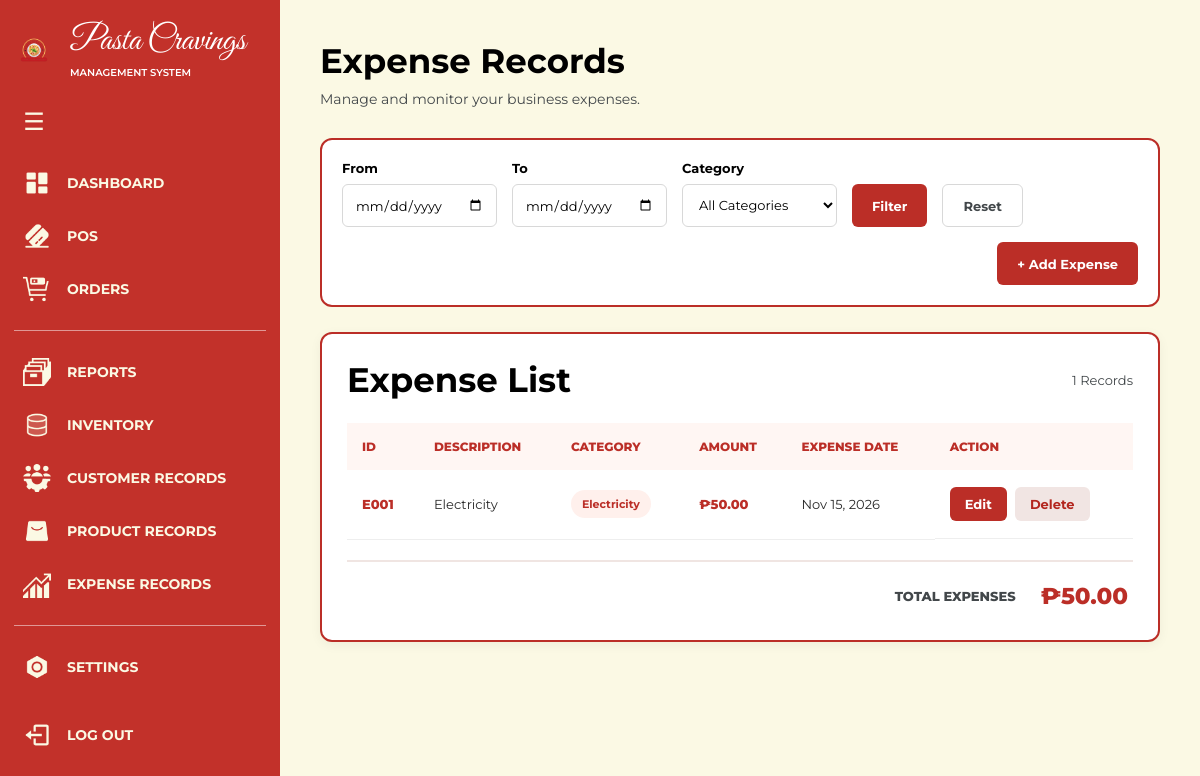
Screenshot of /expenses/ (signed in) with the database file from the repository.
### apps/expenses/models.py (models this page shows, shortened)
class Expense(models.Model):
    class Category(models.TextChoices):
        INGREDIENTS = "Ingredients", "Ingredients"
        PACKAGING = "Packaging", "Packaging"
        ELECTRICITY = "Electricity", "Electricity"
        DRINKS = "Drinks", "Drinks"
        OTHER = "Other", "Other"
    description = models.CharField(max_length=200)
    category = models.CharField(
        max_length=30,
        choices=Category.choices,
        default=Category.OTHER,
    )
    amount = models.DecimalField(
        max_digits=10,
        decimal_places=2,
    )
    expense_date = models.DateField(default=timezone.localdate)
    created_at = models.DateTimeField(auto_now_add=True)
    class Meta:
        ordering = ["-expense_date", "-id"]

### apps/expenses/views.py (the view)
# urls.py: path("", views.expenses_view, name="expenses"),
@admin_required
def expenses_view(request):
    show_modal = False
    editing_expense = None
    if request.method == "POST":
        expense_id = request.POST.get("expense_id")
        action = request.POST.get("action", "save")
        if action == "delete" and expense_id:
            expense = get_object_or_404(Expense, pk=expense_id)
            expense.delete()
            return redirect("expenses:expenses")
        if expense_id:
            editing_expense = get_object_or_404(
                Expense,
                pk=expense_id
            )
        form = ExpenseForm(
            request.POST,
            instance=editing_expense
        )
        if form.is_valid():
            form.save()
            return redirect("expenses:expenses")
        show_modal = True
    else:
        form = ExpenseForm()
    expenses = Expense.objects.all()
    date_from = request.GET.get("from", "")
    date_to = request.GET.get("to", "")
    if date_from:
        parsed_from = parse_date(date_from)
        if parsed_from:
            expenses = expenses.filter(
                expense_date__gte=parsed_from
            )
    if date_to:
        parsed_to = parse_date(date_to)
        if parsed_to:
            expenses = expenses.filter(
                expense_date__lte=parsed_to
            )
    selected_category = request.GET.get("category", "All")
    if selected_category != "All":
        expenses = expenses.filter(
            category=selected_category
        )
    total_expenses = expenses.aggregate(
        total=Sum("amount")
    )["total"] or 0
    context = {
        "expenses": expenses,
        "total_expenses": total_expenses,
        "date_from": date_from,
        "date_to": date_to,
        "selected_category": selected_category,
        "categories": Expense.Category.choices,
        "form": form,
        "show_modal": show_modal,
        "editing_expense": editing_expense,
    }
    return render(request, "expenses.html", context)

### apps/expenses/forms.py (shortened to what this page needs)
class ExpenseForm(forms.ModelForm):
    class Meta:
        model = Expense
        fields = [
            "description",
            "category",
            "amount",
            "expense_date",
        ]
        widgets = {
            "description": forms.TextInput(attrs={
                "placeholder": "Enter expense description",
            }),
            "category": forms.Select(),
            "amount": forms.NumberInput(attrs={
                "placeholder": "0.00",
                "min": "0.01",
                "step": "0.01",
            }),
            "expense_date": forms.DateInput(attrs={
                "type": "date",
            }),
        }

### apps/accounts/views.py (called while the page is built)
def admin_required(view_func):
    return user_passes_test(
        lambda user: user.is_superuser,
        login_url="pos:pos"
    )(view_func)

### templates/expenses.html (shortened to what this page needs)
{% extends "base.html" %}
{% load static %}
{% block extra_css %}
<link rel="stylesheet" href="{% static 'css/expenses.css' %}">
{% endblock %}
{% block navbar %}
{% include "components/navbar_database.html" %}
{% endblock %}
{% block content %}
<main class="expenses-page">
    <header class="expenses-header">
        <h1>Expense Records</h1>
        <p>Manage and monitor your business expenses.</p>
    </header>
    <form method="GET" class="expense-filters">
        <div class="filter-group">
            <label for="dateFrom">From</label>
            <input type="date" id="dateFrom" name="from" value="{{ date_from }}">
        </div>
        <div class="filter-group">
            <label for="dateTo">To</label>
            <input type="date" id="dateTo" name="to" value="{{ date_to }}">
        </div>
        <div class="filter-group">
            <label for="categoryFilter">Category</label>
            <select name="category" id="categoryFilter">
                <option value="All">All Categories</option>
            </select>
        </div>
        <button type="submit" class="filter-button">Filter</button>
        <a href="{% url 'expenses:expenses' %}" class="reset-button">Reset</a>
        <button type="button" class="add-expense-button" id="addExpenseButton">
            + Add Expense
        </button>
    </form>
    <section class="records-panel">
        <div class="records-heading">
            <h2>Expense List</h2>
            <span>{{ expenses|length }} Records</span>
        </div>
        <div class="table-container">
            <table>
                <thead>
                    <tr>
                        <th>ID</th>
                        <th>Description</th>
                        <th>Category</th>
                        <th>Amount</th>
                        <th>Expense Date</th>
                        <th>Action</th>
                    </tr>
                </thead>
                <tbody>
                    {% for expense in expenses %}
                    <tr>
                        <td class="expense-id">E{{ expense.id|stringformat:"03d" }}</td>
                        <td>{{ expense.description }}</td>
                        <td><span class="category-label">{{ expense.get_category_display }}</span></td>
                        <td class="expense-amount">₱{{ expense.amount|floatformat:2 }}</td>
                        <td>{{ expense.expense_date|date:"M d, Y" }}</td>
                        <td class="action-buttons">
                            <button type="button" class="edit-button"
                                data-id="{{ expense.id }}"
                                data-description="{{ expense.description }}"
                                data-category="{{ expense.category }}"
                                data-amount="{{ expense.amount }}"
                                data-date="{{ expense.expense_date|date:'Y-m-d' }}">
                                Edit
                            </button>
                            <form method="POST" class="delete-expense-form"
                                onsubmit="return confirm('Delete this expense? This cannot be undone.');">
                                <button type="submit" class="delete-button">Delete</button>
                            </form>
                        </td>
                    </tr>
                    {% empty %}
                    <tr>
                        <td colspan="6" class="empty-message">No expense records found.</td>
                    </tr>
                    {% endfor %}
                </tbody>
            </table>
        </div>
        <div class="expenses-total">
            <span>TOTAL EXPENSES</span>
            <strong>₱{{ total_expenses|floatformat:2 }}</strong>
        </div>
    </section>
</main>
{% endblock %}

### static/css/expenses.css (style rules this page uses)
:root { --bg: #FBF9E4; --red: #BB2E27; --white: #fff; --gray: #42474A; --light-gray: #E5E7EE; --border: 2px solid var(--red); --sidebar-w: 78px; --sidebar-w-open: 280px; }
* { box-sizing: border-box; }
html, body { margin: 0; padding: 0; min-height: 100%; background: var(--bg); font-family: "Montserrat", sans-serif; }
.expenses-page { width: calc(100% - var(--sidebar-w)); min-height: 100vh; margin-left: var(--sidebar-w); padding: 40px; transition: margin-left .3s ease, width .3s ease; }
.expenses-header { margin-bottom: 30px; }
.expenses-header h1 { margin: 0; color: #000; font: 700 34px "Montserrat", sans-serif; }
.expenses-header p { margin: 8px 0 0; color: var(--gray); font-size: 14px; }
.expense-filters { display: flex; align-items: flex-end; flex-wrap: wrap; gap: 15px; margin-bottom: 25px; padding: 20px; background: var(--white); border: var(--border); border-radius: 12px; }
.filter-group { display: flex; flex-direction: column; gap: 8px; }
.filter-group label { font-size: 13px; font-weight: 700; }
.filter-group input, .filter-group select { height: 43px; min-width: 155px; padding: 0 12px; border: 1px solid #D8D8D8; border-radius: 6px; background: white; font: 13px "Montserrat", sans-serif; outline: none; }
.filter-button, .reset-button, .add-expense-button { display: flex; align-items: center; justify-content: center; height: 43px; padding: 0 20px; border-radius: 6px; font: 700 13px "Montserrat", sans-serif; cursor: pointer; text-decoration: none; transition: .2s ease; }
.filter-button, .add-expense-button { border: none; background: var(--red); color: white; }
.reset-button { border: 1px solid #D8D8D8; background: white; color: var(--gray); }
.add-expense-button { margin-left: auto; gap: 8px; }
.records-panel { width: 100%; padding: 25px; overflow: hidden; background: white; border: var(--border); border-radius: 12px; box-shadow: 0 3px 12px #0000000D; }
.records-heading { display: flex; align-items: center; justify-content: space-between; margin-bottom: 22px; }
.records-heading h2 { margin: 0; color: #000; font: 700 34px "Montserrat", sans-serif; }
.records-heading span { color: var(--gray); font-size: 13px; }
.table-container { width: 100%; overflow-x: auto; }
table { width: 100%; min-width: 780px; border-collapse: collapse; }
thead { background: #FFF6F3; }
th { padding: 16px 15px; color: var(--red); text-align: left; font-size: 12px; font-weight: 800; text-transform: uppercase; white-space: nowrap; }
td { padding: 17px 15px; border-bottom: 1px solid #EEE; color: #292929; font-size: 13px; }
.expense-id, .expense-amount { color: var(--red); font-weight: 800; }
.category-label { display: inline-block; padding: 7px 11px; border-radius: 20px; background: #FFF0EC; color: var(--red); font-size: 11px; font-weight: 700; }
.action-buttons { display: flex; align-items: center; gap: 8px; white-space: nowrap; }
.edit-button, .delete-button { padding: 9px 15px; border: none; border-radius: 6px; font: 700 13px "Montserrat", sans-serif; cursor: pointer; transition: .2s ease; }
.edit-button { background: var(--red); color: white; }
.delete-button { background: #F1E5E3; color: #B3261E; }
.delete-expense-form { margin: 0; }
.expenses-total { display: flex; align-items: center; justify-content: flex-end; gap: 25px; margin-top: 20px; padding: 20px 5px 5px; border-top: 2px solid #F0E5E2; }
.expenses-total span { color: var(--gray); font-size: 13px; font-weight: 800; }
.expenses-total strong { color: var(--red); font-size: 23px; font-weight: 800; }

### static/css/components/navbar_database.css (style rules this page uses)
* { box-sizing: border-box; }

### rows the page displays
Expense: id "001", description "Electricity", category "Electricity", amount "50.00", expense_date "Nov 15, 2026"

### other values shown
{{ expenses|length }} "1"
{{ total_expenses|floatformat:2 }} "50.00"
